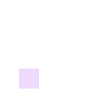
Frame 1 (no input)
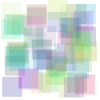
Frame 60 (the mouse pressed at the canvas centre just before this capture)
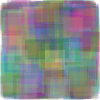
Frame 120 (the mouse held since frame 60 and released just before this capture)

The Processing sketch that drew these frames (run headless with seeded random() and noise(); from frame 60 on, the mouse is pressed at the canvas centre):

// Processing sketch: A3_9
// ── A3_9.pde
/*
A3_9
Laurel O'Brien
laureljobrien@gmail.com
10/11/15
Count the number of mouse presses in the canvas and use that
to change the number of shapes drawn for each frame 
such that more mouse presses means more shapes.
*/

/*
I interpreted "number of mouse presses" to mean the number
of frames during which the mouse is pressed (such that holding the mouse down
continues to increment squares drawn every frame like a volume button). 
If it was individual mouse presses I would only increment pressCount
inside a definition of mouseClicked().
*/

//declare and initialize
int pressCount = 1;
int diameter = 20; //'diameter' of square drawn from center
int radius = diameter/2; //'radius' of square drawn from center

void setup()
{
  background(255);//white
  rectMode(CENTER); //draw rectangles from their center
  noStroke(); //remove stroke
  frameRate(10); //reduce framerate
}

//draw colourful, translucent squares with a random position every frame.
//the number of squares drawn per frame permanently increases the longer the 
//mouse is pressed inside the canvas.
void draw() 
{
  //for every frame that the mouse is pressed:
  if (mousePressed) {
    pressCount ++; //increment pressCount by 1
  }
  
  //draw a number of randomly-positioned squares equal to pressCount
  for (int i = 0; i < pressCount; i ++) {
    fill(random(0, 255), random(0, 255), random(0, 255), 50); //random colour, ~19.6% opacity
    rect(random(10, width-radius), random(10, height-radius), diameter, diameter); //draw square never exceeding canvas bounds
  }
}
